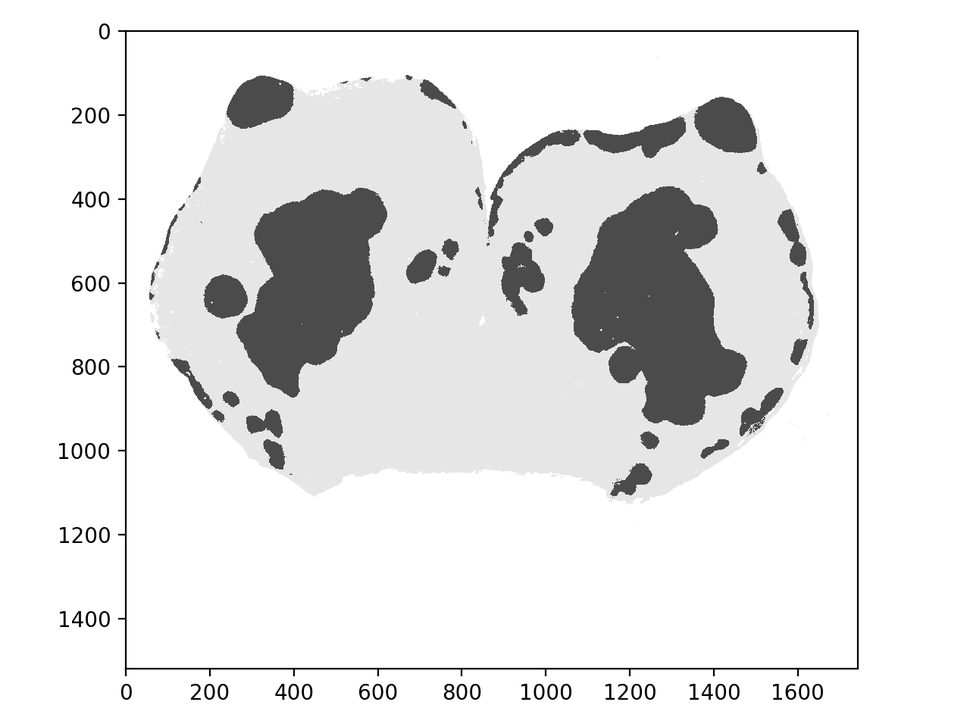
#> input picture images/im_kmeans.png, 970 x 727 px, shrunk from 1280 x 960 before the run
$ python photograbber.py ../images/im_kmeans.png
#> lines starting #> are read from the running program, lines starting #| are printed output that depends on the picture
#> in main, img2 is the input picture: shape (727, 970, 3); min 0, max 255, mean 229.9
### src/image_shapes.py

import cv2
import sys
import numpy as np
from skimage import io
import imageutilities as img_util

# [49 lines left out: functions get_image_kmeans, process_image, flood_fill, get_petal_shape, not called in this run]


def get_vein_shape(im):
    im_in = cv2.bitwise_not(im)
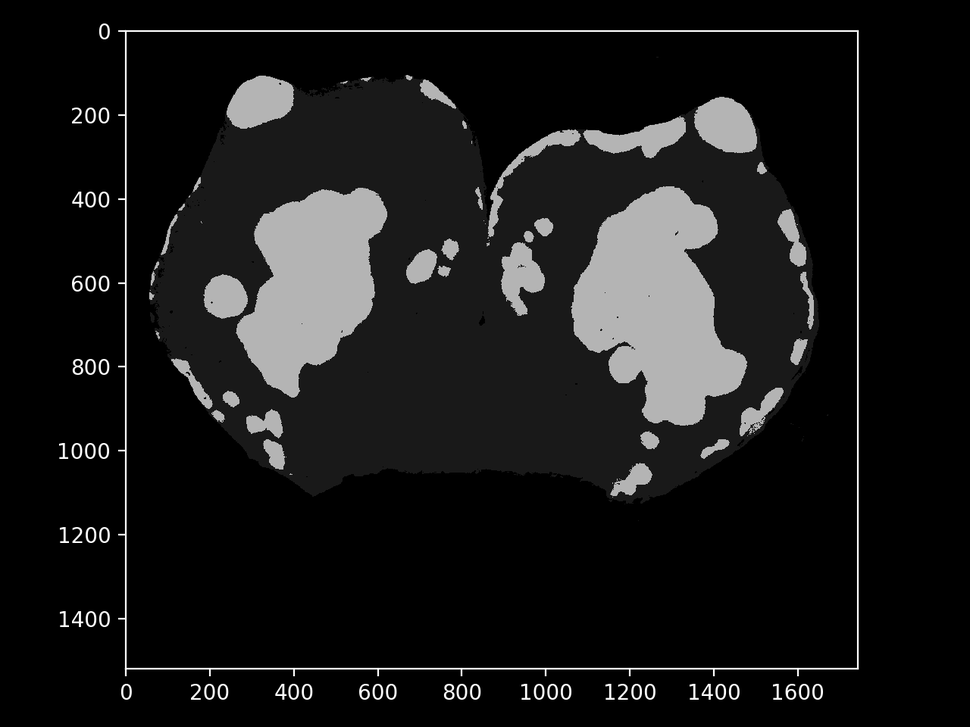
#> im_in: shape (727, 970, 3); min 0, max 255, mean 25.1

    im_blurred = cv2.blur(im_in, (60,60))
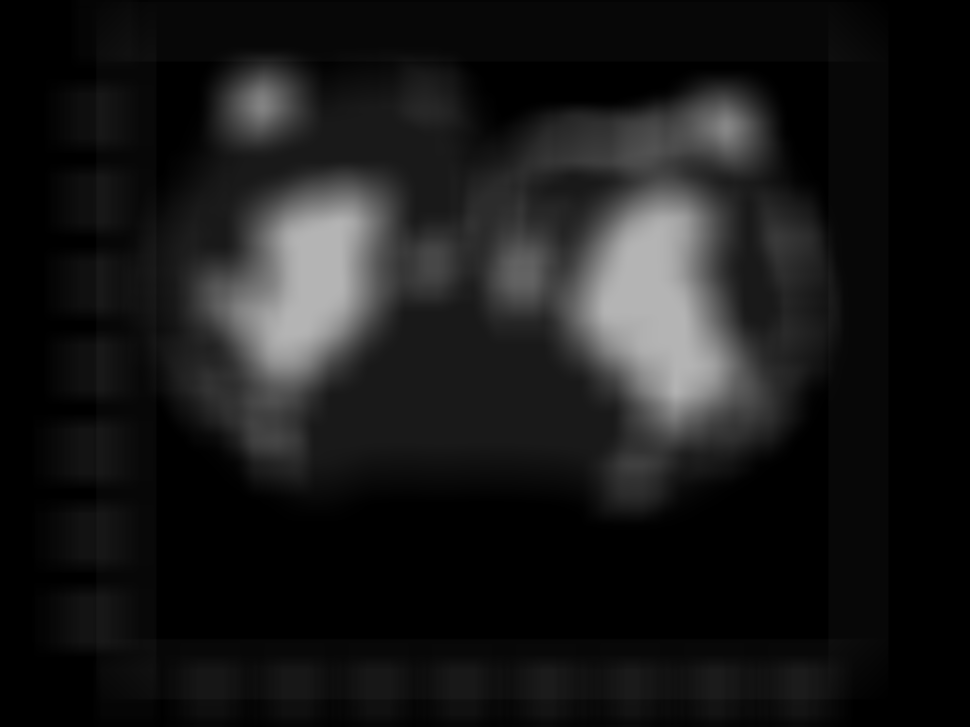
#> im_blurred: shape (727, 970, 3); min 0, max 180, mean 25
    im_blurred = cv2.blur(im_blurred, (60,60))
    # im_blurred = cv2.blur(im_blurred, (60,60))

    kernel = np.ones((2,2), np.uint8)

    im_closed = cv2.dilate(im_blurred, kernel, iterations=1)
    im_closed = cv2.erode(im_closed, kernel, iterations=1)

    im_closed = cv2.blur(im_closed, (20,20))
    # Threshold.
    # Set values equal to or above 220 to 0.
    # Set values below 220 to 255.

    th, im_th = cv2.threshold(im_closed, 220, 255, cv2.THRESH_BINARY_INV)
#> im_th: shape (727, 970, 3); every value is 255

    # Copy the thresholded image.
    im_floodfill = im_th.copy()

    # Mask used to flood filling.
    # Notice the size needs to be 2 pixels than the image.
    h, w = im_th.shape[:2]
#> h = 727; w = 970
    mask = np.zeros((h+2, w+2), np.uint8)

    # Floodfill from point (0, 0)
    cv2.floodFill(im_floodfill, mask, (0,0), 255);
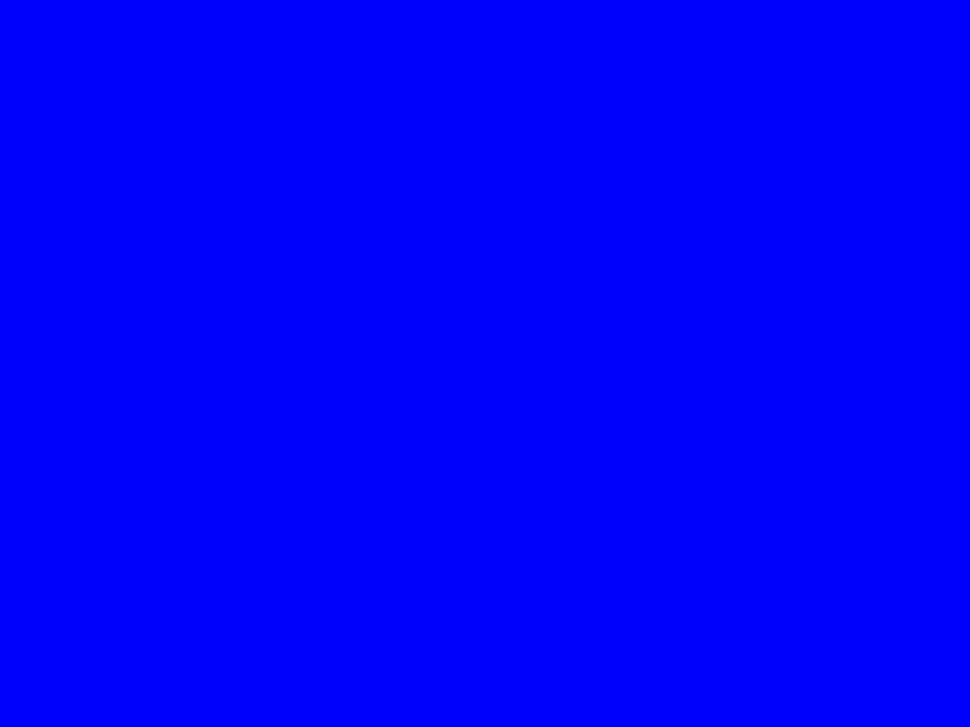
#> im_floodfill: shape (727, 970, 3); mean B, G, R 255, 0, 0

    # Invert floodfilled image
    im_floodfill_inv = cv2.bitwise_not(im_floodfill)
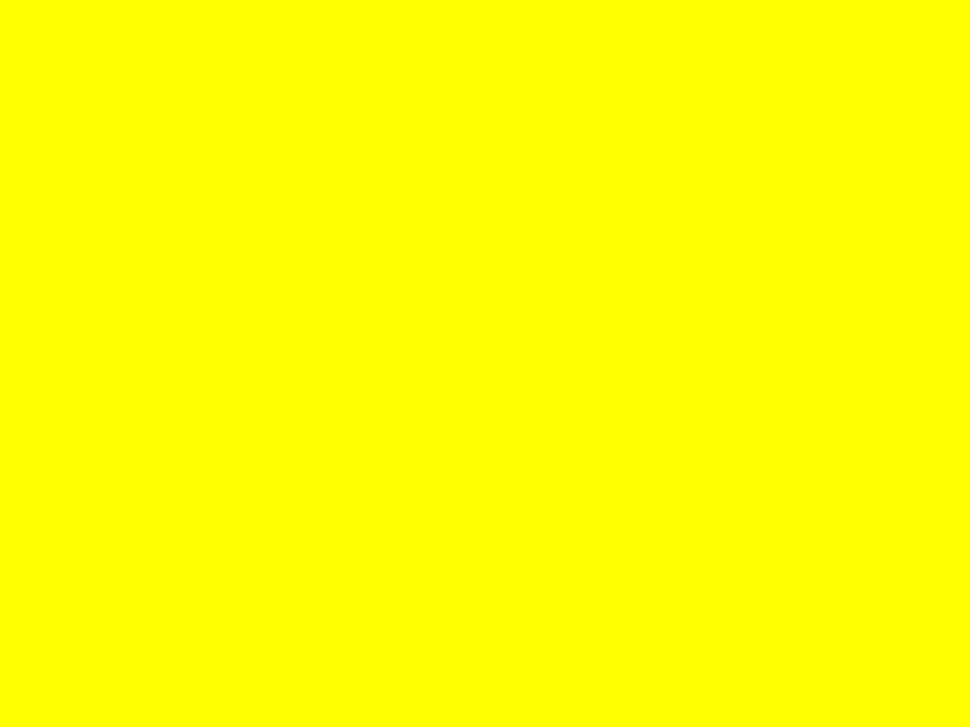
#> im_floodfill_inv: shape (727, 970, 3); mean B, G, R 0, 255, 255

    # Combine the two images to get the foreground.
    im_out = im_th | im_floodfill_inv
    return im_th

### src/photograbber.py
import cv2
import numpy as np
import imageutilities as iu
import sys
from skimage import io
import image_shapes as shapes

def main():
    img2 = cv2.imread(sys.argv[1])
    im_in = shapes.get_vein_shape(img2)
    im_in = shapes.get_vein_shape(im_in)
#> in get_vein_shape (call 2), `im_in = cv2.bitwise_not(im)`: im_in: shape (727, 970, 3); every value is 0
    io.imshow(im_in)
    io.show()
main()
